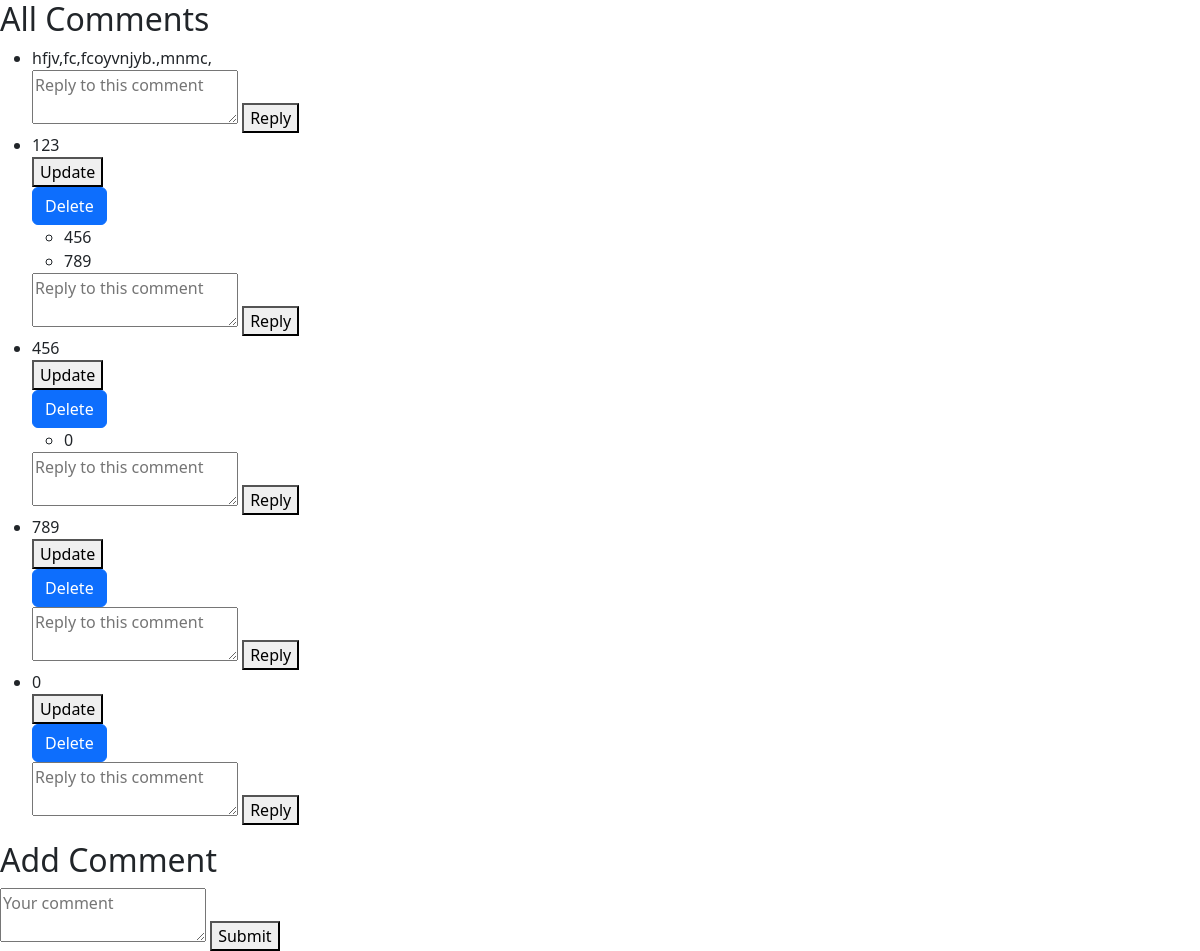
The page /success/ (signed in) on the database as committed earlier.
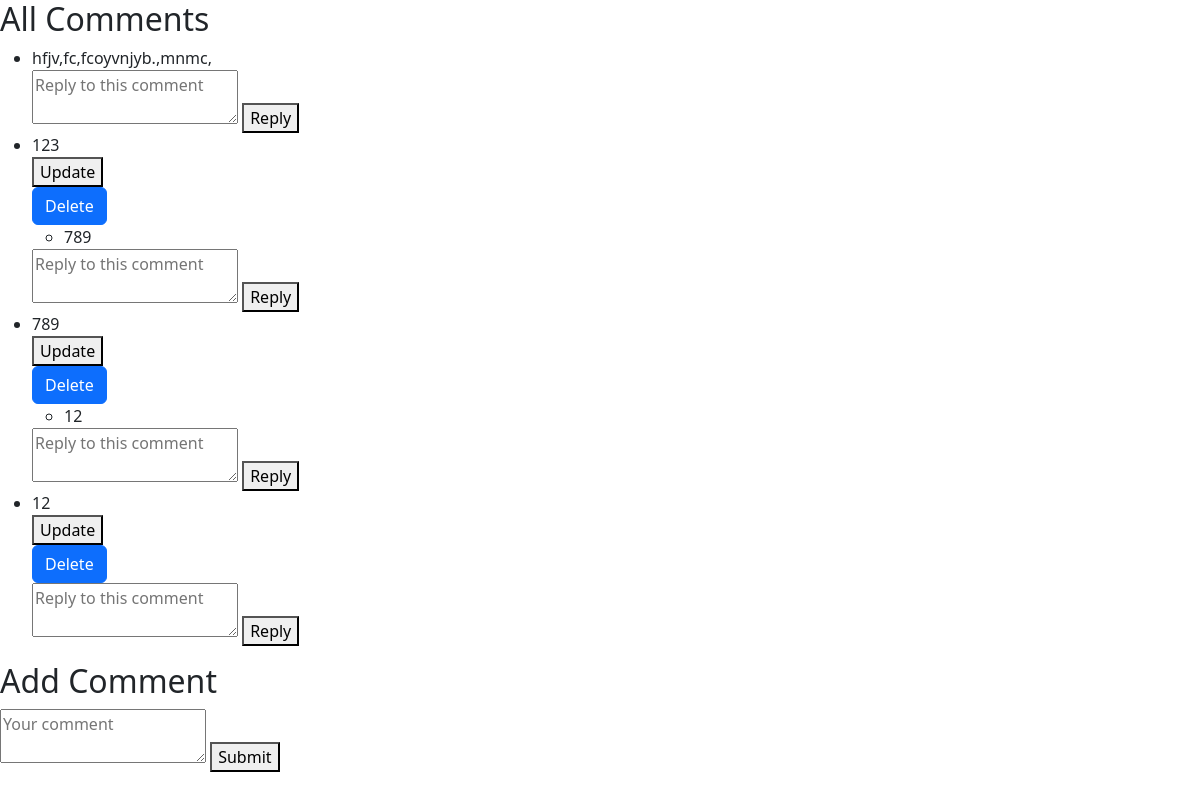
The same page on the database as committed later.
### aut_com/models.py (models this page shows, shortened)
class Comment(models.Model):
    author = models.ForeignKey(Author, on_delete=models.CASCADE)
    content = models.TextField()
    created_at = models.DateTimeField(auto_now_add=True)
    parent_comment = models.ForeignKey('self', on_delete=models.CASCADE, null=True, blank=True, related_name='replies') # Для структуры

### aut_com/views.py (the view)
# urls.py: path('success/', views.success_view, name='success'),
def success_view(request):
    comments = Comment.objects.all()  # Получаем все комментарии
    if request.method == 'POST':
        form = CommentForm(request.POST)
        if form.is_valid():
            author = Author.objects.get(user=request.user)  # Получаем текущего автора
            content = form.cleaned_data['content']
            parent_comment_id = form.cleaned_data.get(
                'parent_comment_id')  # Если нужно, можно добавить поле для ответа на определенный комментарий
            if parent_comment_id:
                parent_comment = Comment.objects.get(id=parent_comment_id)
                comment = Comment.objects.create(author=author, content=content, parent_comment=parent_comment)
            else:
                comment = Comment.objects.create(author=author, content=content)
            comment.save()
            return redirect('success')  # Перенаправляем на страницу успеха после добавления комментария
    else:
        form = CommentForm()
    return render(request, 'success.html', {'comments': comments, 'form': form})

### aut_com/forms.py
class CommentForm(forms.ModelForm):
    content = forms.CharField(widget=forms.Textarea)
    parent_comment_id = forms.IntegerField(required=False, widget=forms.HiddenInput)
    class Meta:
        model = Comment
        fields = ['content', 'parent_comment_id']

### aut_com/templates/success.html (shortened to what this page needs)
<!DOCTYPE html>
<html>
<head>
    <link href="https://cdn.jsdelivr.net/npm/bootstrap@5.3.2/dist/css/bootstrap.min.css" rel="stylesheet">
</head>
<body>
    <h2>All Comments</h2>
    <ul>
        {% for comment in comments %}
        <li>
            {{ comment.content }}
            {% if comment.author.user == request.user %}
                <form method="get" action="{% url 'update_comment' comment.id %}">
                    <button type="submit">Update</button>
                </form>
    <button type="button" class="btn btn-primary" data-bs-toggle="modal" data-bs-target="#deleteModal{{ comment.id }}">Delete</button>
            {% endif %}
            <ul>
                {% for reply in comment.replies.all %}
                <li>{{ reply.content }}</li>
                {% endfor %}
            </ul>
            <form method="post" action="{% url 'success' %}">
                <textarea name="content" placeholder="Reply to this comment"></textarea>
                <button type="submit">Reply</button>
            </form>
        </li>
        {% endfor %}
    </ul>
    <h2>Add Comment</h2>
    <form method="post" action="{% url 'success' %}">
        <textarea name="content" placeholder="Your comment"></textarea>
        <button type="submit">Submit</button>
    </form>
</body>
</html>

Rows that differ between the two databases and show on the page:
removed Comment: content "456"
removed Comment: content "0"
added Comment: content "12"
